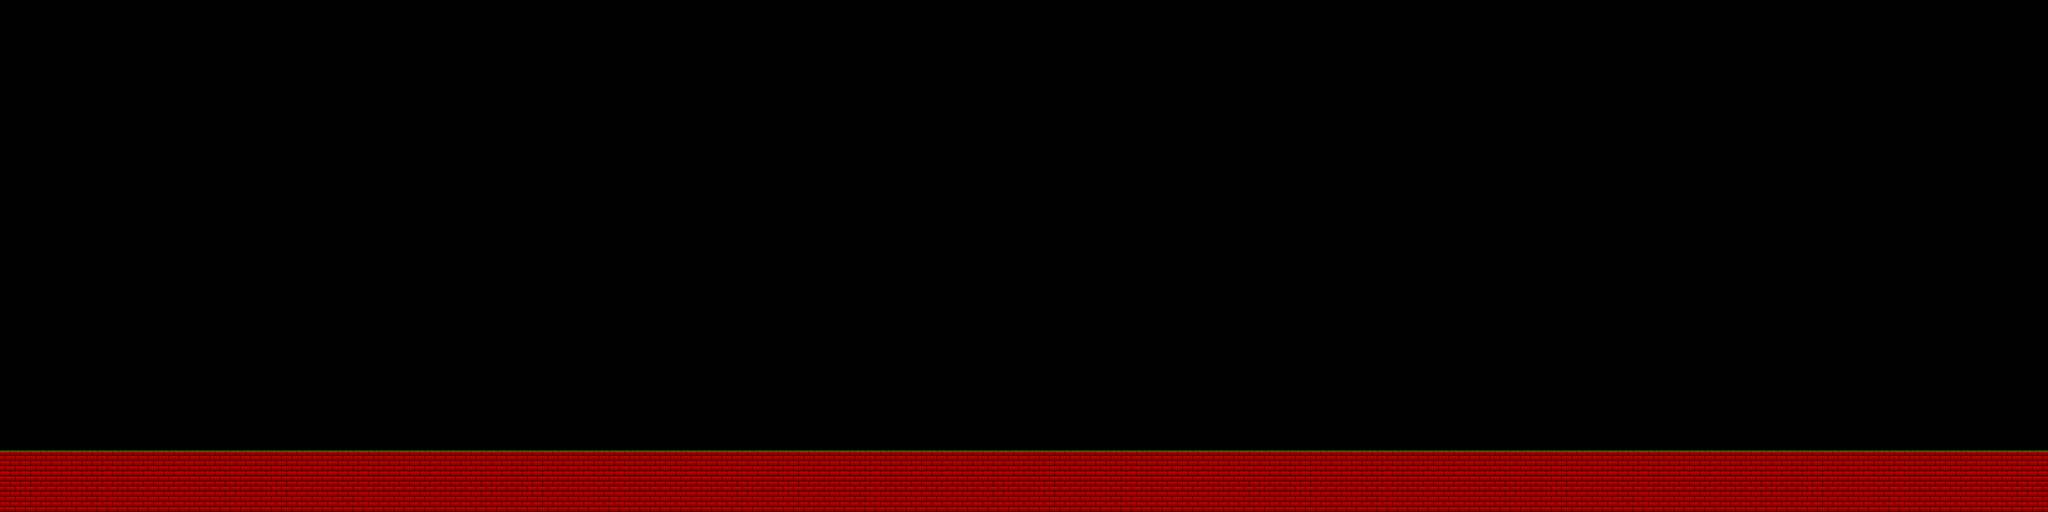

A 2D game scene composited from a Tiled map and its tileset images. What follows is a short description and the map's XML, with each tile layer's data collapsed to a summary:
An orthogonal 200x50 tile map with 32x32 px tiles, 1 tile layer (Tile Layer 1).

<map version="1.0" orientation="orthogonal" renderorder="right-down" width="200" height="50" tilewidth="32" tileheight="32" nextobjectid="1">
 <tileset firstgid="1" name="tiles" tilewidth="32" tileheight="32" tilecount="20" columns="4">
  <image source="tiles.png" trans="000000" width="128" height="160" />
 </tileset>
 <layer name="Tile Layer 1" width="200" height="50">
  <data>[10000 cells, 1200 non-empty, 2 distinct tile ids]</data>
 </layer>
</map>
